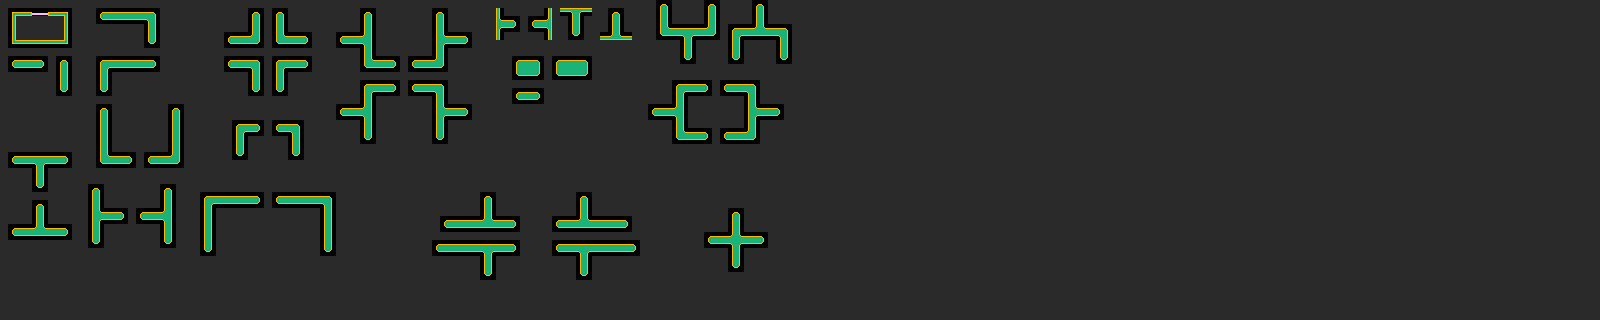

Below is a game level as drawn by its tile map, then a one-line description and the .tmx that defines it (tile-layer data replaced by summaries):
An orthogonal 200x40 tile map with 8x8 px tiles, 1 tile layer (parts).

<map version="1.0" orientation="orthogonal" renderorder="right-up" width="200" height="40" tilewidth="8" tileheight="8" backgroundcolor="#2a2a2a" nextobjectid="11">
 <tileset firstgid="1" name="pacman-tileset" tilewidth="8" tileheight="8" tilecount="56">
  <image source="pacman-tileset.png" width="112" height="32" />
 </tileset>
 <layer name="parts" width="200" height="40">
  <data>[8000 cells, 821 non-empty, 32 distinct tile ids]</data>
 </layer>
</map>
